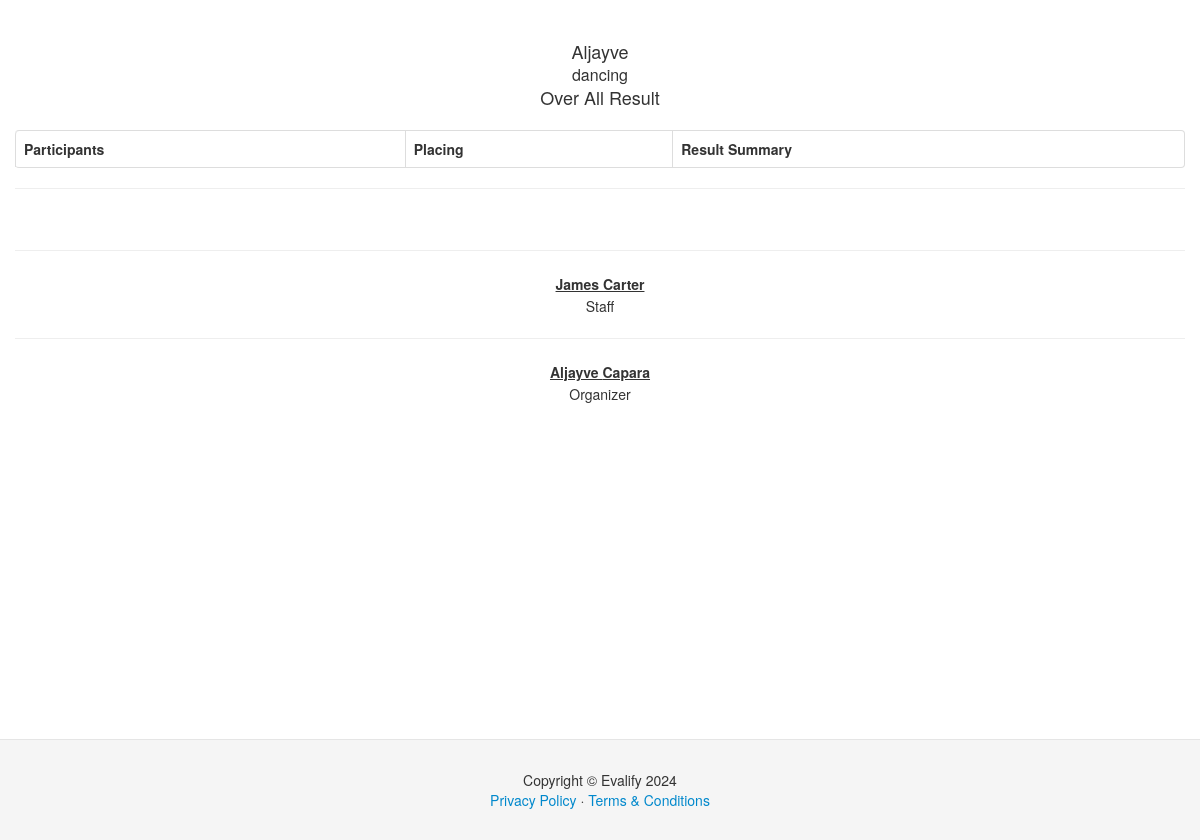
/result_sheet.php?event_id=4 (signed in), run on the app's committed database.
### tables this page shows
CREATE TABLE `main_event` (
  `mainevent_id` int(11) NOT NULL,
  `event_name` varchar(255) NOT NULL,
  `status` varchar(50) NOT NULL,
  `organizer_id` int(11) NOT NULL,
  `sy` varchar(9) NOT NULL,
  `date_start` date NOT NULL,
  `date_end` date NOT NULL,
  `place` varchar(255) NOT NULL
);

CREATE TABLE `sub_event` (
  `subevent_id` int(11) NOT NULL,
  `mainevent_id` int(11) NOT NULL,
  `organizer_id` int(11) NOT NULL,
  `event_name` varchar(255) NOT NULL,
  `status` varchar(50) NOT NULL,
  `eventdate` date NOT NULL,
  `eventtime` time NOT NULL,
  `view` varchar(15) NOT NULL,
  `place` text NOT NULL
);

CREATE TABLE `organizer` (
  `organizer_id` int(11) NOT NULL,
  `firstname` text NOT NULL,
  `lastname` text NOT NULL,
  `username` text NOT NULL,
  `password` text NOT NULL,
  `access` varchar(25) NOT NULL,
  `org_id` varchar(12) NOT NULL,
  `status` varchar(12) NOT NULL
);

### session.php (called while the page is built, shortened)
<?php
$session_id = $_SESSION['id'];

### result_sheet.php (the view, shortened to what this page needs)
<!DOCTYPE html>
<html lang="en">
<?php
   include('header2.php');
    include('session.php');
  $active_sub_event=$_GET['event_id'];
    ?>
  <body data-spy="scroll" data-target=".bs-docs-sidebar">
  <div class="container">
    <div class="row">
      <div class="span12">
           <?php
             $s_event_query = $conn->query("select * from sub_event where subevent_id='$active_sub_event'") or die(mysql_error());
		while ($s_event_row = $s_event_query->fetch())
        {
            $MEidxx=$s_event_row['mainevent_id'];
              $event_query = $conn->query("select * from main_event where mainevent_id='$MEidxx'") or die(mysql_error());
		while ($event_row = $event_query->fetch())
        {
            ?>
             <center>
             <table>
             <tr>
             <td align="center">
            <font size="4"><?php echo $event_row['event_name']; ?></font>
             </td>
              </tr>
              <tr>
             <td align="center">
            <font size="3"><?php echo $s_event_row['event_name']; ?></font>
             </td>
              </tr>
               <tr>
             <td align="center">
            <font size="4">Over All Result</font>
             </td>
              </tr>
             </table>
             </center>
          <br />
          <table class="table table-bordered">
        <thead>
     <th>Participants</th>
       <th>Placing</th>
        <th>Result Summary</th>
        </thead>
          </table>
            <hr />
            <br />
<hr />
     <table align="center">
              <tr>
            <?php
            $jjn_result_query = $conn->query("select * from organizer where org_id='$session_id'") or die(mysql_error());
while ($jjn_result_row = $jjn_result_query->fetch()) {
    ?>
            <td>
            <table>
            <tr><td align="center">&nbsp;&nbsp;&nbsp;<u><strong><?php echo $jjn_result_row['firstname']." ".$jjn_result_row['lastname'];?></strong></u>&nbsp;&nbsp;&nbsp;</td></tr>
             <tr><td align="center">Staff</td></tr>
            </table>
            </td>
<?php } ?>
</tr>
</table>
<hr />
 <table align="center">
              <tr>
          <?php
            $jjn_result_query = $conn->query("select * from organizer where organizer_id='$session_id'") or die(mysql_error());
while ($jjn_result_row = $jjn_result_query->fetch()) {
    ?>
            <td>
            <table>
            <tr><td align="center">&nbsp;&nbsp;&nbsp;<u><strong><?php echo $jjn_result_row['firstname']." ".$jjn_result_row['lastname'];?></strong></u>&nbsp;&nbsp;&nbsp;</td></tr>
             <tr><td align="center">Organizer</td></tr>
            </table>
            </td>
<?php } ?>
</tr>
</table>
<?php }  } ?>
    </div>
  </div>
</div>
   <?php include('footer.php'); ?>
  </body>
</html>

### assets/css/docs.css (style rules this page uses)
body { position: relative; padding-top: 40px; }

### assets/css/style.css (style rules this page uses)
html, body { height: 100%; }
body { display: flex; flex-direction: column; }
.container { flex: 1 0 auto; }

### data on the page
sub_event: event_name "dancing"
main_event: event_name "Aljayve"
organizer: firstname "James", lastname "Carter"
organizer: firstname "Aljayve", lastname "Capara"
